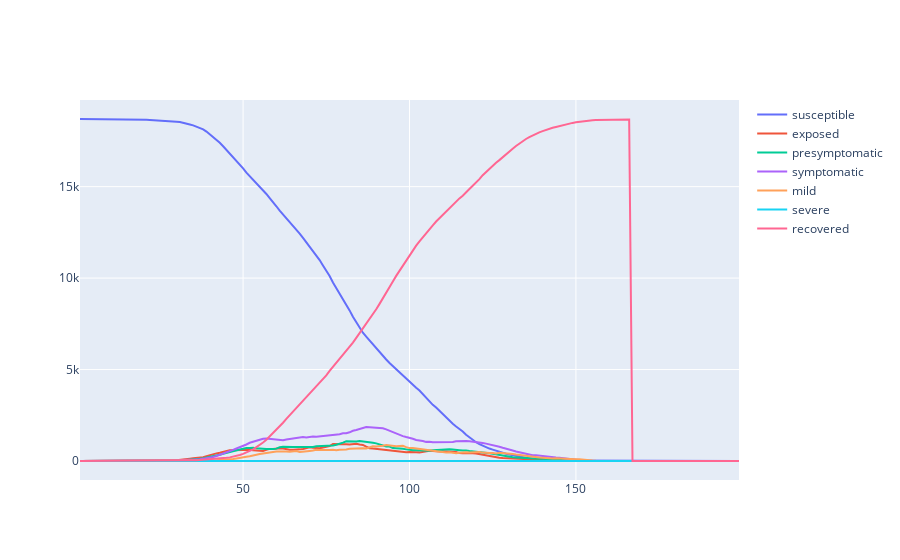

Notebook code cell kept with this figure:
### Code cell
# Individuals not in quarentine.
fig = go.Figure()
fig.add_trace(go.Scatter(x=results_Tucker['day'], y=results_Tucker['susceptible'], mode='lines', name='susceptible'))
fig.add_trace(go.Scatter(x=results_Tucker['day'], y=results_Tucker['exposed'], mode='lines', name='exposed'))
fig.add_trace(go.Scatter(x=results_Tucker['day'], y=results_Tucker['presymptomatic'], mode='lines', name='presymptomatic'))
fig.add_trace(go.Scatter(x=results_Tucker['day'], y=results_Tucker['symptomatic'], mode='lines', name='symptomatic'))
fig.add_trace(go.Scatter(x=results_Tucker['day'], y=results_Tucker['mild'], mode='lines', name='mild'))
fig.add_trace(go.Scatter(x=results_Tucker['day'], y=results_Tucker['severe'], mode='lines', name='severe'))
fig.add_trace(go.Scatter(x=results_Tucker['day'], y=results_Tucker['recovered'], mode='lines', name='recovered'))
fig.show()

### Figure 1 — Plotly figure (JSON) as saved in the notebook; plotly's stock layout.template omitted (floating-point values rounded to 4 significant figures; data arrays with more than 128 entries replaced by an {"elided": "..."} marker saying what was removed)
{"data": [{"mode": "lines", "name": "susceptible", "type": "scatter", "x": {"elided": "199 int values"}, "y": {"elided": "199 int values"}}, {"mode": "lines", "name": "exposed", "type": "scatter", "x": {"elided": "199 int values"}, "y": {"elided": "199 int values"}}, {"mode": "lines", "name": "presymptomatic", "type": "scatter", "x": {"elided": "199 int values"}, "y": {"elided": "199 int values"}}, {"mode": "lines", "name": "symptomatic", "type": "scatter", "x": {"elided": "199 int values"}, "y": {"elided": "199 int values"}}, {"mode": "lines", "name": "mild", "type": "scatter", "x": {"elided": "199 int values"}, "y": {"elided": "199 int values"}}, {"mode": "lines", "name": "severe", "type": "scatter", "x": {"elided": "199 int values"}, "y": {"elided": "199 int values"}}, {"mode": "lines", "name": "recovered", "type": "scatter", "x": {"elided": "199 int values"}, "y": {"elided": "199 int values"}}], "layout": {}}
